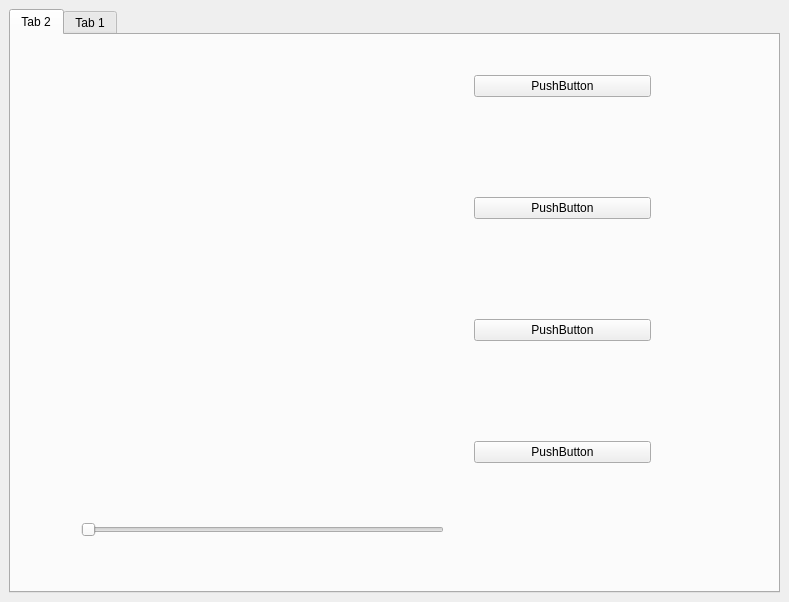
<?xml version="1.0" encoding="UTF-8"?>
<ui version="4.0">
 <class>RenderingWindow</class>
 <widget class="QMainWindow" name="RenderingWindow">
  <property name="geometry">
   <rect>
    <x>0</x>
    <y>0</y>
    <width>789</width>
    <height>602</height>
   </rect>
  </property>
  <property name="sizePolicy">
   <sizepolicy hsizetype="Expanding" vsizetype="Expanding">
    <horstretch>0</horstretch>
    <verstretch>0</verstretch>
   </sizepolicy>
  </property>
  <property name="maximumSize">
   <size>
    <width>16777215</width>
    <height>602</height>
   </size>
  </property>
  <property name="acceptDrops">
   <bool>false</bool>
  </property>
  <property name="windowTitle">
   <string>Application</string>
  </property>
  <widget class="QWidget" name="centralwidget">
   <property name="sizePolicy">
    <sizepolicy hsizetype="Fixed" vsizetype="Fixed">
     <horstretch>0</horstretch>
     <verstretch>0</verstretch>
    </sizepolicy>
   </property>
   <layout class="QHBoxLayout" name="horizontalLayout_2">
    <item>
     <widget class="QTabWidget" name="tabWidget">
      <property name="currentIndex">
       <number>0</number>
      </property>
      <widget class="QWidget" name="tab_2">
       <attribute name="title">
        <string>Tab 2</string>
       </attribute>
       <widget class="QWidget" name="">
        <property name="geometry">
         <rect>
          <x>40</x>
          <y>-30</y>
          <width>630</width>
          <height>562</height>
         </rect>
        </property>
        <layout class="QHBoxLayout" name="horizontalLayout_3">
         <property name="spacing">
          <number>30</number>
         </property>
         <property name="sizeConstraint">
          <enum>QLayout::SetDefaultConstraint</enum>
         </property>
         <property name="leftMargin">
          <number>30</number>
         </property>
         <property name="topMargin">
          <number>0</number>
         </property>
         <property name="rightMargin">
          <number>30</number>
         </property>
         <property name="bottomMargin">
          <number>30</number>
         </property>
         <item>
          <layout class="QVBoxLayout" name="verticalLayout">
           <item>
            <widget class="QVTKWidget" name="qvtkWidget">
             <property name="sizePolicy">
              <sizepolicy hsizetype="Preferred" vsizetype="Preferred">
               <horstretch>0</horstretch>
               <verstretch>0</verstretch>
              </sizepolicy>
             </property>
             <property name="minimumSize">
              <size>
               <width>500</width>
               <height>500</height>
              </size>
             </property>
            </widget>
           </item>
           <item>
            <widget class="QSlider" name="horizontalSlider">
             <property name="orientation">
              <enum>Qt::Horizontal</enum>
             </property>
            </widget>
           </item>
          </layout>
         </item>
         <item>
          <layout class="QVBoxLayout" name="verticalLayout_2">
           <property name="rightMargin">
            <number>0</number>
           </property>
           <item>
            <widget class="QPushButton" name="pushButton_2">
             <property name="sizePolicy">
              <sizepolicy hsizetype="Fixed" vsizetype="Fixed">
               <horstretch>0</horstretch>
               <verstretch>0</verstretch>
              </sizepolicy>
             </property>
             <property name="minimumSize">
              <size>
               <width>177</width>
               <height>0</height>
              </size>
             </property>
             <property name="text">
              <string>PushButton</string>
             </property>
            </widget>
           </item>
           <item>
            <widget class="QPushButton" name="pushButton_4">
             <property name="sizePolicy">
              <sizepolicy hsizetype="Fixed" vsizetype="Fixed">
               <horstretch>0</horstretch>
               <verstretch>0</verstretch>
              </sizepolicy>
             </property>
             <property name="minimumSize">
              <size>
               <width>177</width>
               <height>0</height>
              </size>
             </property>
             <property name="text">
              <string>PushButton</string>
             </property>
            </widget>
           </item>
           <item>
            <widget class="QPushButton" name="pushButton_3">
             <property name="sizePolicy">
              <sizepolicy hsizetype="Fixed" vsizetype="Fixed">
               <horstretch>0</horstretch>
               <verstretch>0</verstretch>
              </sizepolicy>
             </property>
             <property name="minimumSize">
              <size>
               <width>177</width>
               <height>0</height>
              </size>
             </property>
             <property name="text">
              <string>PushButton</string>
             </property>
            </widget>
           </item>
           <item>
            <widget class="QPushButton" name="pushButton">
             <property name="sizePolicy">
              <sizepolicy hsizetype="Fixed" vsizetype="Fixed">
               <horstretch>0</horstretch>
               <verstretch>0</verstretch>
              </sizepolicy>
             </property>
             <property name="minimumSize">
              <size>
               <width>177</width>
               <height>0</height>
              </size>
             </property>
             <property name="text">
              <string>PushButton</string>
             </property>
            </widget>
           </item>
          </layout>
         </item>
        </layout>
       </widget>
      </widget>
      <widget class="QWidget" name="tab">
       <attribute name="title">
        <string>Tab 1</string>
       </attribute>
      </widget>
     </widget>
    </item>
   </layout>
  </widget>
  <widget class="QMenuBar" name="menubar">
   <property name="geometry">
    <rect>
     <x>0</x>
     <y>0</y>
     <width>789</width>
     <height>22</height>
    </rect>
   </property>
  </widget>
  <action name="actionopen_file">
   <property name="text">
    <string>open obj file</string>
   </property>
  </action>
  <action name="actionsave">
   <property name="text">
    <string>save</string>
   </property>
  </action>
  <action name="actionsave_as">
   <property name="text">
    <string>save as</string>
   </property>
  </action>
  <action name="actionopen_stack_of_files">
   <property name="text">
    <string>open stack of files</string>
   </property>
  </action>
  <action name="actionopen_tif_Volume">
   <property name="text">
    <string>open tif Volume</string>
   </property>
  </action>
  <action name="actionopen_tif_file">
   <property name="text">
    <string>open tif file</string>
   </property>
  </action>
 </widget>
 <customwidgets>
  <customwidget>
   <class>QVTKWidget</class>
   <extends>QWidget</extends>
   <header>QVTKWidget.h</header>
  </customwidget>
 </customwidgets>
 <resources/>
 <connections/>
</ui>
